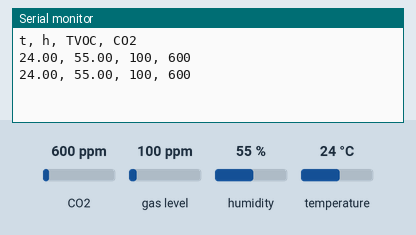
Simulated run of this sketch. Board: Arduino Uno, built with avr-gcc and run on an emulated ATmega328P. On the bench: the last lines printed to the serial monitor. The inputs (shaded band) are chosen by the test bench; at power-on: CO2 600 ppm, humidity 55 %, gas level 100 ppm, temperature 24 °C.

Above: at 11.3 s.
11.4 s: CO2 set to 452 ppm
At 21.8 s:
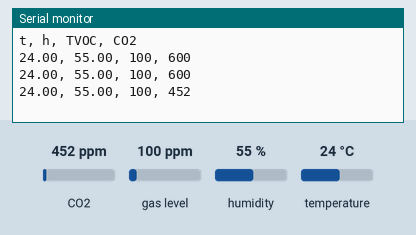
21.9 s: humidity set to 22 %
At 32.3 s:
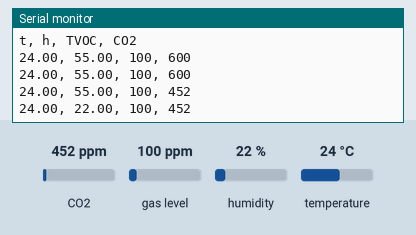
32.4 s: gas level set to 20 ppm
At 42.8 s:
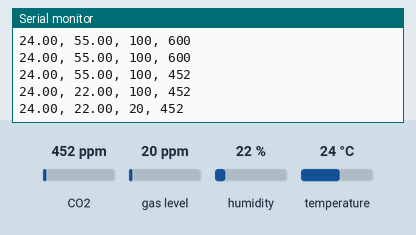
42.9 s: temperature set to 12 °C
At 53.3 s:
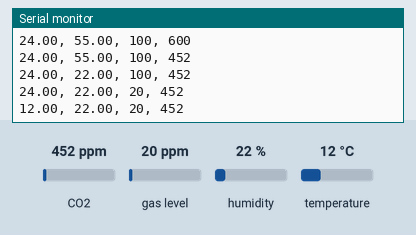
53.4 s: CO2 set to 1050 ppm
At 63.8 s:
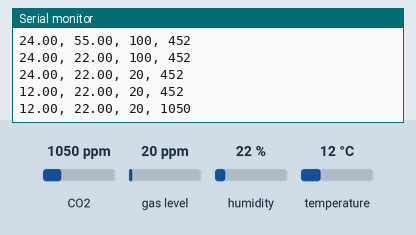
63.9 s: humidity set to 40 %
At 75.1 s:
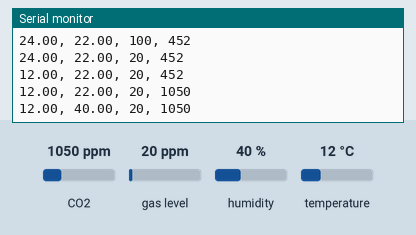
Timing chart, 0 to 75.4 s (numbered marks = the images above; inputs shaded):
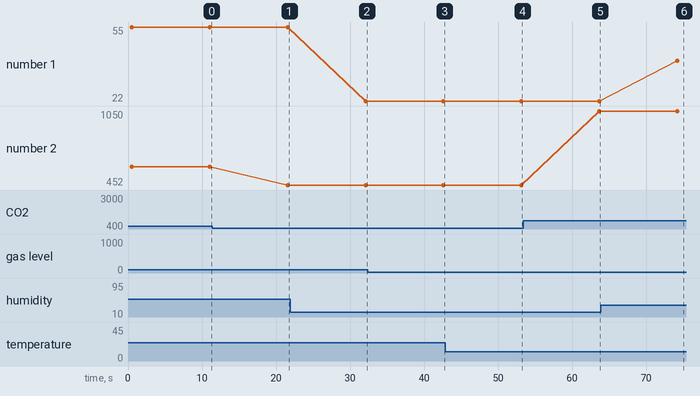

Measured:
- after the input at 11.4 s, the serial monitor: prints a new line after 10.2 s (image 1)
- after the input at 21.9 s, the serial monitor: prints a new line after 10.2 s (image 2)
- after the input at 32.4 s, the serial monitor: prints a new line after 10.2 s (image 3)
- after the input at 42.9 s, the serial monitor: prints a new line after 10.3 s (image 4)
- after the input at 53.4 s, the serial monitor: prints a new line after 10.3 s (image 5)
- after the input at 63.9 s, the serial monitor: prints a new line after 10.3 s (image 6)
- plotted number 1: 55 → 22 after the input at 21.9 s, 22 → 40 after the input at 63.9 s
- plotted number 2: 600 → 452 after the input at 11.4 s, 452 → 1050 after the input at 53.4 s

The sketch:

WebClientConsoleTest.ino
```cpp
#include <DHT.h>
#include <UIPEthernet.h>
#include <Adafruit_CCS811.h>

Adafruit_CCS811 ccs;

EthernetClient client;
//server address
char server[] = "192.168.1.28";
//server port
int serverPort = 8080;

//my address
uint8_t mac[6] = {0x00,0x01,0x02,0x03,0x04,0x05};
IPAddress myIP(192,168,1,63);

//Pin DHT
int inputPin = 3;
#define DHTTYPE DHT11
DHT dht(inputPin, DHTTYPE);

void setup() {
  Serial.begin(9600);
  Serial.println(F("t, h, TVOC, CO2"));
  pinMode(inputPin, INPUT);

  dht.begin();
  if(!ccs.begin()){
    while(1);
  }
  while(!ccs.available());
  // ccs.setEnvironmentalData(dht.readHumidity(), dht.readTemperature());
}

void loop() {
  float h = dht.readHumidity();
  float t = dht.readTemperature();
 if(ccs.available()){
  // ccs.setEnvironmentalData(h, t);
  delay(500);
  if(!ccs.readData()){
  Serial.print(t);
  Serial.print(F(", "));
  Serial.print(h);
  Serial.print(F(", "));
  Serial.print(ccs.getTVOC());
  Serial.print(F(", "));
  Serial.println(ccs.geteCO2());
  }
 }
//  doGet(String(t)); //seng GET request
//  while(client.connected()){
//    if(client.available()){
//      char c = client.read();
//      Serial.print(c);
//    }
//  }
delay(10000);
}

// http get request
void doGet(String param) {
    Ethernet.begin(mac,myIP);
    if (client.connect(server,serverPort)){
      //Serial.println("Connected to server");
      client.print(F("GET /sens?t="));
      client.print(param);
      client.println(F(" HTTP/1.1"));
      client.print(F("Host: "));
      client.println(server);
      client.println();
  }else{
      //Serial.println("Connection to server failed");
  }
}
```
